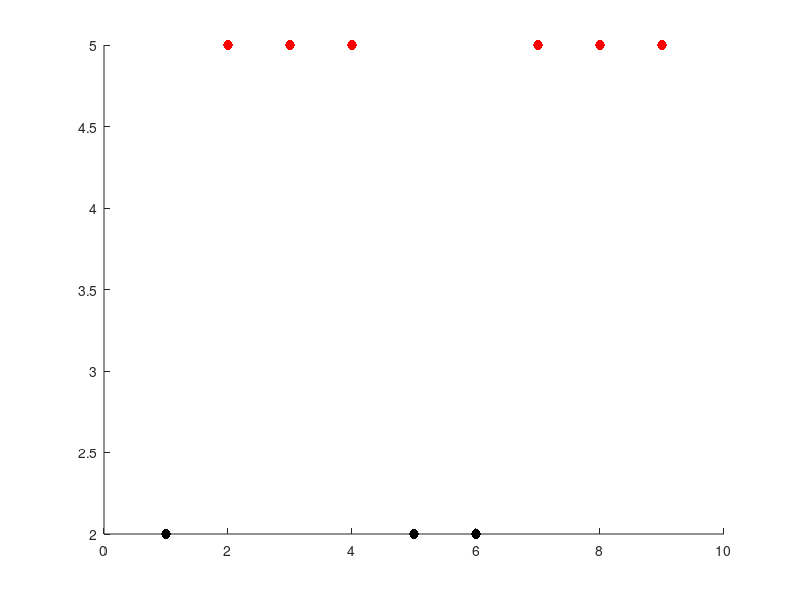

Source code (MATLAB):
Xvals = [1,2,3,4,5,6,7,8,9];
Yvals = [2,5,5,5,2,2,5,5,5];

cla()
hold on
isGreater = Yvals > 3; 
scatter(Xvals(~isGreater), Yvals(~isGreater), 50, 'k', 'filled')
scatter(Xvals(isGreater), Yvals(isGreater), 50, 'r', 'filled')